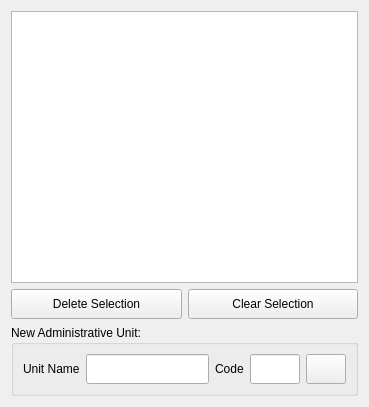
<?xml version="1.0" encoding="UTF-8"?>
<ui version="4.0">
 <class>frmAdminUnitManager</class>
 <widget class="QWidget" name="frmAdminUnitManager">
  <property name="geometry">
   <rect>
    <x>0</x>
    <y>0</y>
    <width>369</width>
    <height>407</height>
   </rect>
  </property>
  <property name="windowTitle">
   <string>Administrative Unit Manager</string>
  </property>
  <layout class="QGridLayout" name="gridLayout">
   <item row="0" column="0" colspan="2">
    <layout class="QVBoxLayout" name="vlNotification"/>
   </item>
   <item row="1" column="0" colspan="2">
    <widget class="QTreeView" name="tvAdminUnits"/>
   </item>
   <item row="2" column="0">
    <widget class="QPushButton" name="btnRemove">
     <property name="minimumSize">
      <size>
       <width>0</width>
       <height>30</height>
      </size>
     </property>
     <property name="text">
      <string>Delete Selection</string>
     </property>
     <property name="icon">
      <iconset resource="../resources.qrc">
       <normaloff>:/plugins/stdm/images/icons/remove.png</normaloff>:/plugins/stdm/images/icons/remove.png</iconset>
     </property>
    </widget>
   </item>
   <item row="2" column="1">
    <widget class="QPushButton" name="btnClear">
     <property name="minimumSize">
      <size>
       <width>0</width>
       <height>30</height>
      </size>
     </property>
     <property name="text">
      <string>Clear Selection</string>
     </property>
     <property name="icon">
      <iconset resource="../resources.qrc">
       <normaloff>:/plugins/stdm/images/icons/reset.png</normaloff>:/plugins/stdm/images/icons/reset.png</iconset>
     </property>
    </widget>
   </item>
   <item row="3" column="0" colspan="2">
    <widget class="QGroupBox" name="gbManage">
     <property name="title">
      <string>New Administrative Unit:</string>
     </property>
     <property name="flat">
      <bool>false</bool>
     </property>
     <layout class="QHBoxLayout" name="horizontalLayout">
      <item>
       <widget class="QLabel" name="label">
        <property name="text">
         <string>Unit Name</string>
        </property>
       </widget>
      </item>
      <item>
       <widget class="ValidatingLineEdit" name="txtUnitName">
        <property name="minimumSize">
         <size>
          <width>0</width>
          <height>30</height>
         </size>
        </property>
        <property name="maxLength">
         <number>50</number>
        </property>
       </widget>
      </item>
      <item>
       <widget class="QLabel" name="label_2">
        <property name="text">
         <string>Code</string>
        </property>
       </widget>
      </item>
      <item>
       <widget class="ValidatingLineEdit" name="txtUnitCode">
        <property name="minimumSize">
         <size>
          <width>0</width>
          <height>30</height>
         </size>
        </property>
        <property name="maximumSize">
         <size>
          <width>50</width>
          <height>16777215</height>
         </size>
        </property>
        <property name="maxLength">
         <number>10</number>
        </property>
       </widget>
      </item>
      <item>
       <widget class="QPushButton" name="btnAdd">
        <property name="minimumSize">
         <size>
          <width>30</width>
          <height>30</height>
         </size>
        </property>
        <property name="text">
         <string/>
        </property>
        <property name="icon">
         <iconset resource="../resources.qrc">
          <normaloff>:/plugins/stdm/images/icons/add.png</normaloff>:/plugins/stdm/images/icons/add.png</iconset>
        </property>
       </widget>
      </item>
     </layout>
    </widget>
   </item>
  </layout>
 </widget>
 <customwidgets>
  <customwidget>
   <class>ValidatingLineEdit</class>
   <extends>QLineEdit</extends>
   <header>customcontrols</header>
  </customwidget>
 </customwidgets>
 <resources>
  <include location="../resources.qrc"/>
 </resources>
 <connections/>
</ui>
